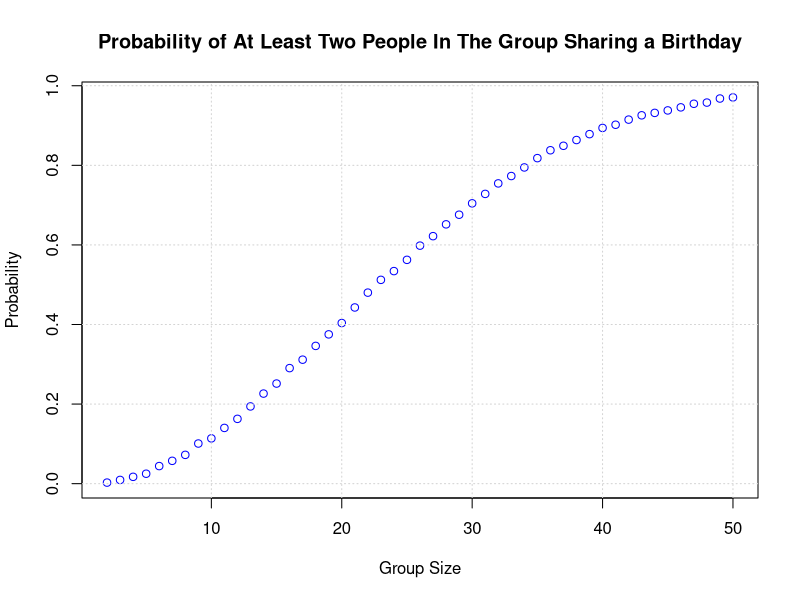

Recreate this plot in R.
## ---- chunk 1
# Load Required Packages
library(tidyverse)
library(broom)
library(knitr)
library(ggplot2)
## ---- chunk 2
check_duplicate_birthday <- function(group_size) {
  birthdays <- sample(1:365, group_size, replace = TRUE)
  return(any(duplicated(birthdays)))
}

simulate_probabilities <- function(group_sizes, num_simulations = 10000) {
  probabilities <- sapply(group_sizes, function(n) {
    duplicates <- sum(replicate(num_simulations, check_duplicate_birthday(n)))
    return(duplicates / num_simulations)
  })
  return(probabilities)
}

group_sizes <- 2:50
probabilities <- simulate_probabilities(group_sizes)

plot(
  group_sizes, probabilities, type = "p", pch = 1, col = "blue",
  xlab = "Group Size", ylab = "Probability",
  main = "Probability of At Least Two People In The Group Sharing a Birthday"
)
grid()


